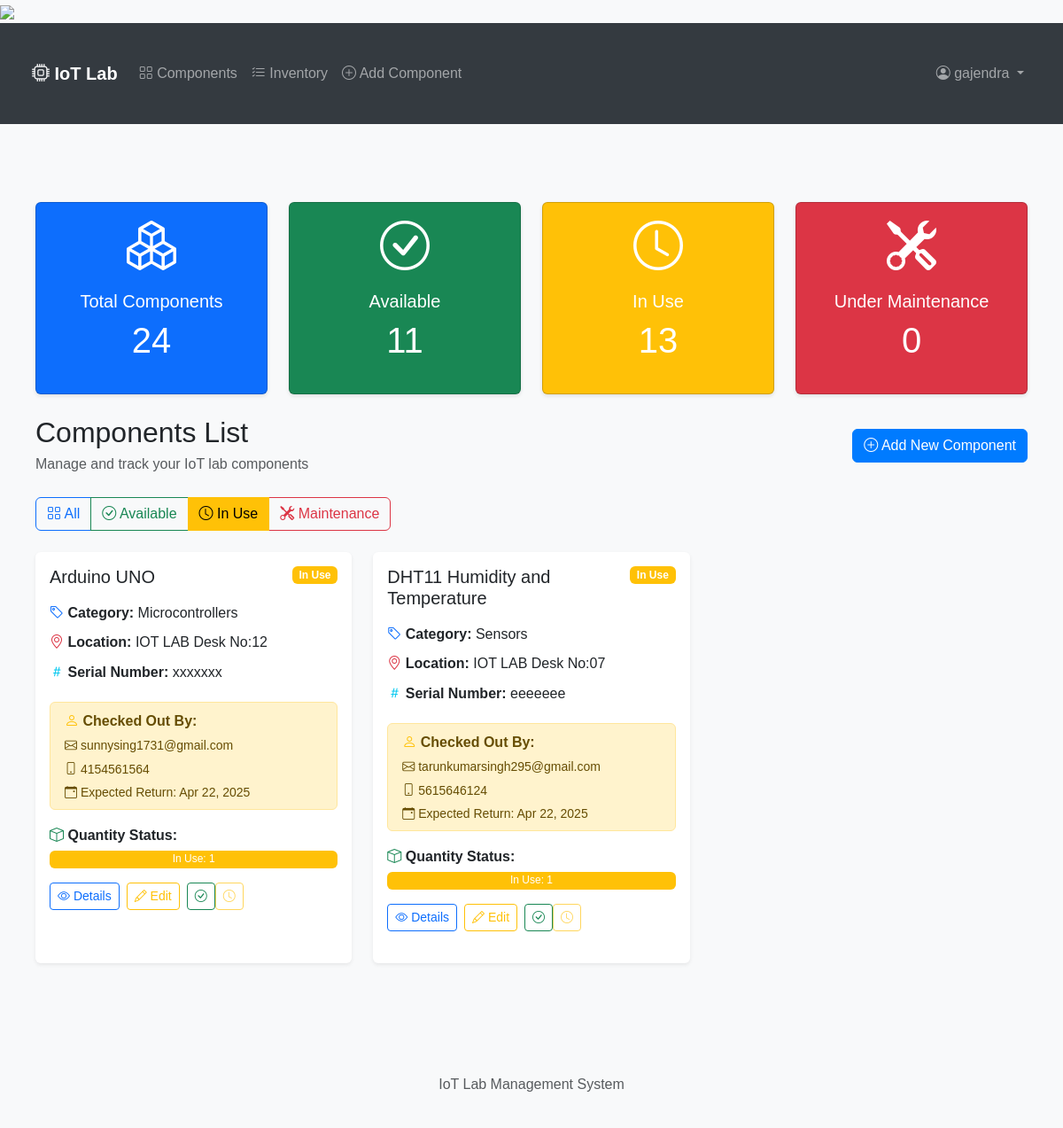
Before: /components/?status=in_use (signed in) with the older database file.
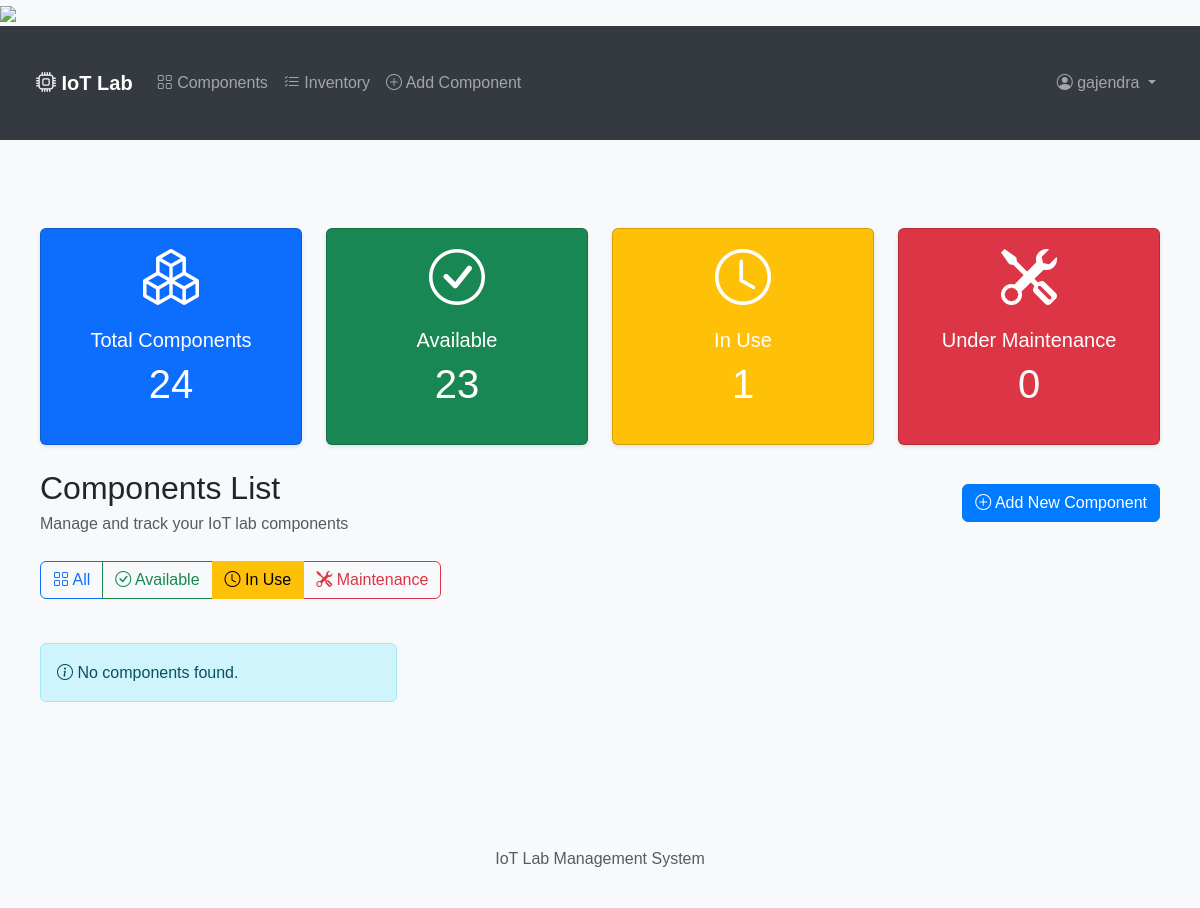
After: the same page with the newer database file.
### components/models.py (models this page shows, shortened)
class Component(models.Model):
    STATUS_CHOICES = [
        ('available', 'Available'),
        ('in_use', 'In Use'),
        ('maintenance', 'Under Maintenance'),
        ('retired', 'Retired'),
    ]
    name = models.CharField(max_length=200)
    category = models.ForeignKey(Category, on_delete=models.CASCADE, related_name='components')
    description = models.TextField()
    serial_number = models.CharField(max_length=100, unique=True, null=True, blank=True)
    quantity = models.PositiveIntegerField(default=1)
    status = models.CharField(max_length=20, choices=STATUS_CHOICES, default='available')
    location = models.CharField(max_length=200)
    purchase_date = models.DateField()
    last_maintenance_date = models.DateField(null=True, blank=True)
    next_maintenance_date = models.DateField(null=True, blank=True)
    created_by = models.ForeignKey(User, on_delete=models.CASCADE, related_name='created_components')
    created_at = models.DateTimeField(auto_now_add=True)
    updated_at = models.DateTimeField(auto_now=True)
    image = models.ImageField(upload_to='components/', null=True, blank=True)

class Category(models.Model):
    name = models.CharField(max_length=100)
    description = models.TextField(blank=True)
    created_at = models.DateTimeField(auto_now_add=True)
    updated_at = models.DateTimeField(auto_now=True)
    class Meta:
        verbose_name_plural = "Categories"

class ComponentCheckout(models.Model):
    component = models.ForeignKey(Component, on_delete=models.CASCADE, related_name='checkouts')
    checked_out_by = models.ForeignKey(User, on_delete=models.CASCADE)
    checkout_date = models.DateTimeField(auto_now_add=True)
    expected_return_date = models.DateField()
    actual_return_date = models.DateField(null=True, blank=True)
    notes = models.TextField(blank=True)
    user_branch = models.CharField(max_length=100, null=True, blank=True)
    user_phone = models.CharField(max_length=15, null=True, blank=True)
    user_email = models.EmailField(null=True, blank=True)
    display_name = models.CharField(max_length=100, null=True, blank=True)
    quantity = models.PositiveIntegerField(default=1)

### components/views.py (the view)
# urls.py: path('components/', views.ComponentListView.as_view(), name='component-list'),
class ComponentListView(LoginRequiredMixin, ListView):
    model = Component
    template_name = 'components/component_list.html'
    context_object_name = 'components'
    paginate_by = 12
    def get_queryset(self):
        queryset = Component.objects.all().prefetch_related(
            'checkouts'
        ).select_related(
            'category', 'created_by'
        ).order_by('category__name', 'name')
        status = self.request.GET.get('status')
        if status in ['available', 'in_use', 'maintenance']:
            queryset = queryset.filter(status=status)
        for component in queryset:
            component.latest_checkout = component.checkouts.filter(
                actual_return_date__isnull=True
            ).first()
        return queryset
    def get_context_data(self, **kwargs):
        context = super().get_context_data(**kwargs)
        components = Component.objects.prefetch_related('checkouts').all()
        total_quantity = 0
        available_quantity = 0
        in_use_quantity = 0
        maintenance_quantity = 0
        for component in components:
            active_checkouts = component.checkouts.filter(actual_return_date__isnull=True)
            in_use_count = sum(checkout.quantity for checkout in active_checkouts)
            if component.status == 'maintenance':
                maintenance_quantity += component.quantity
            else:
                available_count = max(0, component.quantity - in_use_count)
                available_quantity += available_count
                in_use_quantity += in_use_count
            total_quantity += component.quantity
        context['total_components'] = total_quantity
        context['available_components'] = available_quantity
        context['in_use_components'] = in_use_quantity
        context['maintenance_components'] = maintenance_quantity
        return context

### components/templatetags/component_extras.py (called while the page is built)
@register.filter
def active_checkouts(component):
    if not component or not hasattr(component, 'checkouts'):
        return []
    return component.checkouts.filter(actual_return_date__isnull=True)

@register.filter
def checkout_quantity(checkouts):
    if not checkouts:
        return 0
    if isinstance(checkouts, QuerySet):
        return sum(checkout.quantity for checkout in checkouts)
    return 0

@register.filter
def available_quantity(component):
    if not component:
        return 0
    active = active_checkouts(component)
    checked_out = checkout_quantity(active)
    return max(0, component.quantity - checked_out)

### components/templates/components/component_list.html (shortened to what the changed rows need)
{% extends "components/base.html" %}
{% load crispy_forms_tags %}
{% load component_extras %}
{% block content %}
<div class="container mt-4">
    <div class="row mb-4">
        <div class="col-md-3">
            <div class="card bg-success text-white h-100">
                <div class="card-body text-center">
                    <i class="bi bi-check-circle display-4"></i>
                    <h5 class="card-title mt-3">Available</h5>
                    <p class="display-6 mb-0">{{ available_components }}</p>
                </div>
            </div>
        </div>
        <div class="col-md-3">
            <div class="card bg-warning text-white h-100">
                <div class="card-body text-center">
                    <i class="bi bi-clock display-4"></i>
                    <h5 class="card-title mt-3">In Use</h5>
                    <p class="display-6 mb-0">{{ in_use_components }}</p>
                </div>
            </div>
        </div>
    </div>
    <div class="d-flex justify-content-between align-items-center mb-4">
        <div>
            <h2 class="mb-1">Components List</h2>
        </div>
    </div>
    <div class="row row-cols-1 row-cols-md-2 row-cols-lg-3 g-4">
        {% for component in components %}
        <div class="col">
            <div class="card h-100 border-0 shadow-sm">
                <div class="card-body">
                    <div class="d-flex justify-content-between align-items-start mb-3">
                        <h5 class="card-title mb-0">{{ component.name }}</h5>
                        <span class="badge {% if component.status == 'available' %}bg-success
                                       {% elif component.status == 'in_use' %}bg-warning
                                       {% elif component.status == 'maintenance' %}bg-danger
                                       {% else %}bg-secondary{% endif %}">
                            {{ component.get_status_display }}
                        </span>
                    </div>
                    <div class="mb-3">
                        <p class="card-text mb-2">
                            <i class="bi bi-tag text-primary"></i>
                            <strong>Category:</strong> {{ component.category.name }}
                        </p>
                        <p class="card-text mb-2">
                            <i class="bi bi-geo-alt text-danger"></i>
                            <strong>Location:</strong> {{ component.location }}
                        </p>
                        <p class="card-text mb-2">
                            <i class="bi bi-hash text-info"></i>
                            <strong>Serial Number:</strong> {{ component.serial_number|default:"Not provided" }}
                        </p>
                        {% if component.status == 'in_use' and component.latest_checkout %}
                        <div class="alert alert-warning py-2 mb-3">
                            <p class="card-text mb-1">
                                <i class="bi bi-person text-warning"></i>
                                <strong>Checked Out By:</strong>
                            </p>
                            <p class="card-text mb-1 small">
                                <i class="bi bi-envelope"></i> {{ component.latest_checkout.user_email }}
                            </p>
                            <p class="card-text mb-1 small">
                                <i class="bi bi-phone"></i> {{ component.latest_checkout.user_phone|default:"No phone provided" }}
                            </p>
                            <p class="card-text mb-0 small">
                                <i class="bi bi-calendar-event"></i> Expected Return: {{ component.latest_checkout.expected_return_date|date:"M d, Y" }}
                            </p>
                        </div>
                        {% endif %}
                        <div class="mt-3">
                            <p class="card-text mb-1">
                                <i class="bi bi-box text-success"></i>
                                <strong>Quantity Status:</strong>
                            </p>
                            <div class="progress" style="height: 20px;">
                                {% with active=component|active_checkouts %}
                                {% with in_use=active|checkout_quantity %}
                                {% with available=component|available_quantity %}
                                {% if in_use > 0 %}
                                <div class="progress-bar bg-warning" role="progressbar"
                                     style="width: {% widthratio in_use component.quantity 100 %}%">
                                    In Use: {{ in_use }}
                                </div>
                                {% endif %}
                                {% endwith %}
                                {% endwith %}
                                {% endwith %}
                            </div>
                        </div>
                    </div>
                    <div class="mt-3 d-flex flex-wrap gap-2">
                        <a href="{% url 'component-detail' component.pk %}" class="btn btn-sm btn-outline-primary">
                            <i class="bi bi-eye"></i> Details
                        </a>
                        {% if user == component.created_by or user.is_staff %}
                        <a href="{% url 'component-update' component.pk %}" class="btn btn-sm btn-outline-warning">
                            <i class="bi bi-pencil"></i> Edit
                        </a>
                        {% endif %}
                        <div class="btn-group btn-group-sm">
                            <form method="post" action="{% url 'component-status-update' component.pk %}" class="d-inline">
                                <button type="submit" class="btn btn-sm btn-outline-success {% if component.status == 'available' %}active{% endif %}"
                                        {% if component.status == 'available' %}disabled{% endif %}>
                                    <i class="bi bi-check-circle"></i>
                                </button>
                            </form>
                            <form method="post" action="{% url 'component-status-update' component.pk %}" class="d-inline">
                                <button type="submit" class="btn btn-sm btn-outline-warning {% if component.status == 'in_use' %}active{% endif %}"
                                        {% if component.status == 'in_use' %}disabled{% endif %}>
                                    <i class="bi bi-clock"></i>
                                </button>
                            </form>
                        </div>
                    </div>
                </div>
            </div>
        </div>
        {% empty %}
        <div class="col-12">
            <div class="alert alert-info">
                <i class="bi bi-info-circle"></i> No components found.
            </div>
        </div>
        {% endfor %}
    </div>
</div>
{% endblock %}

Changed rows visible on the page:
no longer on this page (row edited): Component: name "Arduino UNO", status "In Use", category.name "Microcontrollers", location "IOT LAB Desk No:12", serial_number "xxxxxxx", latest_checkout.user_email "sunnysing1731@gmail.com", latest_checkout.user_phone "4154561564", latest_checkout.expected_return_date "Apr 22, 2025", in_use "1", shows "Edit"
no longer on this page (row edited): Component: name "DHT11 Humidity and Temperature", status "In Use", category.name "Sensors", location "IOT LAB Desk No:07", serial_number "eeeeeee", latest_checkout.user_email "tarunkumarsingh295@gmail.com", latest_checkout.user_phone "5615646124", latest_checkout.expected_return_date "Apr 22, 2025", quantity "1", shows "Edit"
Other visible differences:
{{ available_components }}: "11" → "23"
{{ in_use_components }}: "13" → "1"
text now shown: "No components found."
